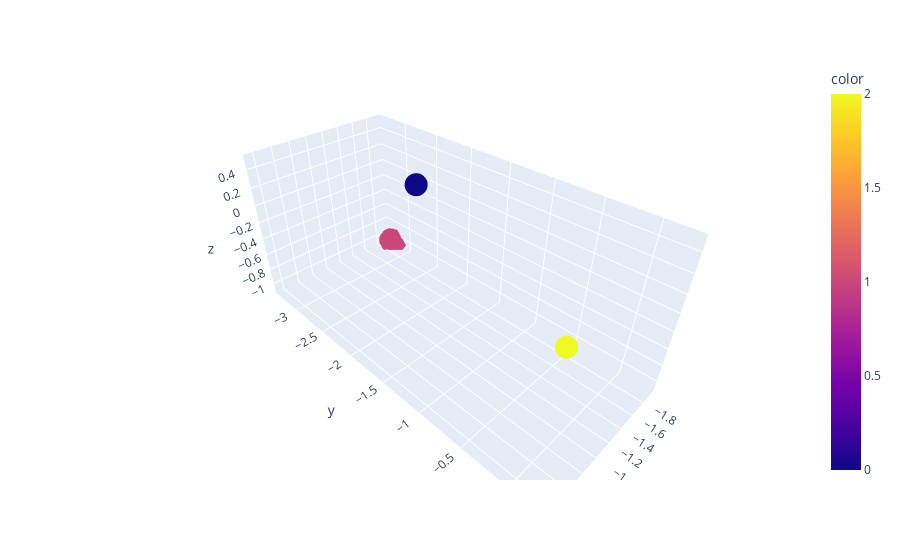

Notebook cell for this chart:
### Code cell
# Filter out the noise points
fig = px.scatter_3d(x=embeddings_pca_filtered[:,0], y=embeddings_pca_filtered[:,1], z=embeddings_pca_filtered[:,2], 
                    color=df_filtered['dbscan_cluster'])
fig.show()

### Figure 1 — Plotly figure (JSON) as saved in the notebook; plotly's stock layout.template omitted (floating-point values rounded to 4 significant figures; data arrays with more than 128 entries replaced by an {"elided": "..."} marker saying what was removed)
{"data": [{"hovertemplate": "x=%{x}<br>y=%{y}<br>z=%{z}<br>color=%{marker.color}<extra></extra>", "legendgroup": "", "marker": {"color": {"elided": "509 int values"}, "coloraxis": "coloraxis", "symbol": "circle"}, "mode": "markers", "name": "", "scene": "scene", "showlegend": false, "type": "scatter3d", "x": {"elided": "509 float values"}, "y": {"elided": "509 float values"}, "z": {"elided": "509 float values"}}], "layout": {"coloraxis": {"colorbar": {"title": {"text": "color"}}, "colorscale": [[0, "#0d0887"], [0.1111, "#46039f"], [0.2222, "#7201a8"], [0.3333, "#9c179e"], [0.4444, "#bd3786"], [0.5556, "#d8576b"], [0.6667, "#ed7953"], [0.7778, "#fb9f3a"], [0.8889, "#fdca26"], [1, "#f0f921"]]}, "legend": {"tracegroupgap": 0}, "margin": {"t": 60}, "scene": {"domain": {"x": [0, 1], "y": [0, 1]}, "xaxis": {"title": {"text": "x"}}, "yaxis": {"title": {"text": "y"}}, "zaxis": {"title": {"text": "z"}}}}}
